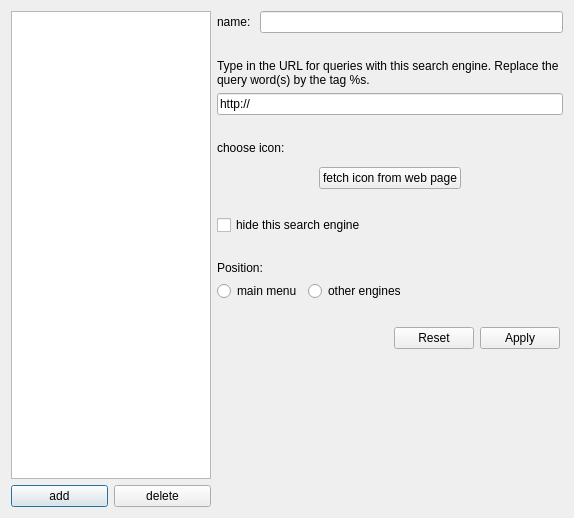
<?xml version="1.0" encoding="UTF-8"?>
<ui version="4.0">
 <class>settingsDialog</class>
 <widget class="QDialog" name="settingsDialog">
  <property name="geometry">
   <rect>
    <x>0</x>
    <y>0</y>
    <width>574</width>
    <height>518</height>
   </rect>
  </property>
  <property name="windowTitle">
   <string>Babeleo Settimgs</string>
  </property>
  <layout class="QVBoxLayout" name="verticalLayout">
   <item>
    <layout class="QHBoxLayout" name="horizontalLayout" stretch="0,0">
     <item>
      <layout class="QVBoxLayout" name="verticalLayout_5">
       <item>
        <widget class="QListWidget" name="listWidget">
         <property name="sizePolicy">
          <sizepolicy hsizetype="Fixed" vsizetype="Expanding">
           <horstretch>0</horstretch>
           <verstretch>0</verstretch>
          </sizepolicy>
         </property>
         <property name="minimumSize">
          <size>
           <width>200</width>
           <height>400</height>
          </size>
         </property>
         <property name="maximumSize">
          <size>
           <width>200</width>
           <height>16777215</height>
          </size>
         </property>
        </widget>
       </item>
       <item>
        <layout class="QHBoxLayout" name="horizontalLayout_3">
         <item>
          <widget class="QPushButton" name="addButton">
           <property name="text">
            <string>add</string>
           </property>
          </widget>
         </item>
         <item>
          <widget class="QPushButton" name="deleteButton">
           <property name="text">
            <string>delete</string>
           </property>
          </widget>
         </item>
        </layout>
       </item>
      </layout>
     </item>
     <item>
      <layout class="QVBoxLayout" name="verticalLayout_4" stretch="0,0,0,0,0,0,0,0,0,0,0,0,0,0,0,0">
       <item>
        <layout class="QHBoxLayout" name="horizontalLayout_2">
         <item>
          <widget class="QLabel" name="nameLabel">
           <property name="text">
            <string>name: </string>
           </property>
          </widget>
         </item>
         <item>
          <widget class="QLineEdit" name="nameField"/>
         </item>
        </layout>
       </item>
       <item>
        <spacer name="verticalSpacer_2">
         <property name="orientation">
          <enum>Qt::Vertical</enum>
         </property>
         <property name="sizeType">
          <enum>QSizePolicy::Fixed</enum>
         </property>
         <property name="sizeHint" stdset="0">
          <size>
           <width>20</width>
           <height>20</height>
          </size>
         </property>
        </spacer>
       </item>
       <item>
        <widget class="QLabel" name="urlLabel">
         <property name="sizePolicy">
          <sizepolicy hsizetype="Expanding" vsizetype="Preferred">
           <horstretch>0</horstretch>
           <verstretch>0</verstretch>
          </sizepolicy>
         </property>
         <property name="text">
          <string>Type in the URL for queries with this search engine. Replace the query word(s) by the tag %s.</string>
         </property>
         <property name="textFormat">
          <enum>Qt::PlainText</enum>
         </property>
         <property name="wordWrap">
          <bool>true</bool>
         </property>
        </widget>
       </item>
       <item>
        <widget class="QLineEdit" name="URLField">
         <property name="text">
          <string>http://</string>
         </property>
        </widget>
       </item>
       <item>
        <spacer name="verticalSpacer_3">
         <property name="orientation">
          <enum>Qt::Vertical</enum>
         </property>
         <property name="sizeType">
          <enum>QSizePolicy::Fixed</enum>
         </property>
         <property name="sizeHint" stdset="0">
          <size>
           <width>20</width>
           <height>20</height>
          </size>
         </property>
        </spacer>
       </item>
       <item>
        <widget class="QLabel" name="iconLabel">
         <property name="text">
          <string>choose icon:</string>
         </property>
        </widget>
       </item>
       <item>
        <widget class="KUrlRequester" name="iconRequester">
         <property name="sizePolicy">
          <sizepolicy hsizetype="Expanding" vsizetype="Preferred">
           <horstretch>0</horstretch>
           <verstretch>0</verstretch>
          </sizepolicy>
         </property>
        </widget>
       </item>
       <item>
        <layout class="QHBoxLayout" name="horizontalLayout_6">
         <item>
          <widget class="QPushButton" name="fetchButton">
           <property name="sizePolicy">
            <sizepolicy hsizetype="Fixed" vsizetype="Fixed">
             <horstretch>0</horstretch>
             <verstretch>0</verstretch>
            </sizepolicy>
           </property>
           <property name="text">
            <string>fetch icon from web page</string>
           </property>
          </widget>
         </item>
        </layout>
       </item>
       <item>
        <spacer name="verticalSpacer_4">
         <property name="orientation">
          <enum>Qt::Vertical</enum>
         </property>
         <property name="sizeType">
          <enum>QSizePolicy::Fixed</enum>
         </property>
         <property name="sizeHint" stdset="0">
          <size>
           <width>20</width>
           <height>20</height>
          </size>
         </property>
        </spacer>
       </item>
       <item>
        <widget class="QCheckBox" name="hideBox">
         <property name="text">
          <string>hide this search engine</string>
         </property>
        </widget>
       </item>
       <item>
        <spacer name="verticalSpacer_5">
         <property name="orientation">
          <enum>Qt::Vertical</enum>
         </property>
         <property name="sizeType">
          <enum>QSizePolicy::Fixed</enum>
         </property>
         <property name="sizeHint" stdset="0">
          <size>
           <width>20</width>
           <height>20</height>
          </size>
         </property>
        </spacer>
       </item>
       <item>
        <widget class="QLabel" name="label">
         <property name="text">
          <string>Position:</string>
         </property>
        </widget>
       </item>
       <item>
        <layout class="QHBoxLayout" name="horizontalLayout_4">
         <item>
          <widget class="QRadioButton" name="mainMenuRadio">
           <property name="text">
            <string>main menu</string>
           </property>
          </widget>
         </item>
         <item>
          <widget class="QRadioButton" name="otherRadio">
           <property name="text">
            <string>other engines</string>
           </property>
          </widget>
         </item>
         <item>
          <spacer name="horizontalSpacer_2">
           <property name="orientation">
            <enum>Qt::Horizontal</enum>
           </property>
           <property name="sizeHint" stdset="0">
            <size>
             <width>40</width>
             <height>20</height>
            </size>
           </property>
          </spacer>
         </item>
        </layout>
       </item>
       <item>
        <spacer name="verticalSpacer_6">
         <property name="orientation">
          <enum>Qt::Vertical</enum>
         </property>
         <property name="sizeType">
          <enum>QSizePolicy::Fixed</enum>
         </property>
         <property name="sizeHint" stdset="0">
          <size>
           <width>20</width>
           <height>20</height>
          </size>
         </property>
        </spacer>
       </item>
       <item>
        <layout class="QHBoxLayout" name="horizontalLayout_5">
         <item>
          <spacer name="horizontalSpacer">
           <property name="orientation">
            <enum>Qt::Horizontal</enum>
           </property>
           <property name="sizeHint" stdset="0">
            <size>
             <width>40</width>
             <height>20</height>
            </size>
           </property>
          </spacer>
         </item>
         <item>
          <widget class="QDialogButtonBox" name="buttonBox">
           <property name="standardButtons">
            <set>QDialogButtonBox::Apply|QDialogButtonBox::Reset</set>
           </property>
           <property name="centerButtons">
            <bool>true</bool>
           </property>
          </widget>
         </item>
        </layout>
       </item>
       <item>
        <spacer name="verticalSpacer">
         <property name="orientation">
          <enum>Qt::Vertical</enum>
         </property>
         <property name="sizeHint" stdset="0">
          <size>
           <width>20</width>
           <height>40</height>
          </size>
         </property>
        </spacer>
       </item>
      </layout>
     </item>
    </layout>
   </item>
  </layout>
 </widget>
 <customwidgets>
  <customwidget>
   <class>KUrlRequester</class>
   <extends>QFrame</extends>
   <header>kurlrequester.h</header>
   <container>1</container>
  </customwidget>
 </customwidgets>
 <resources/>
 <connections/>
</ui>
